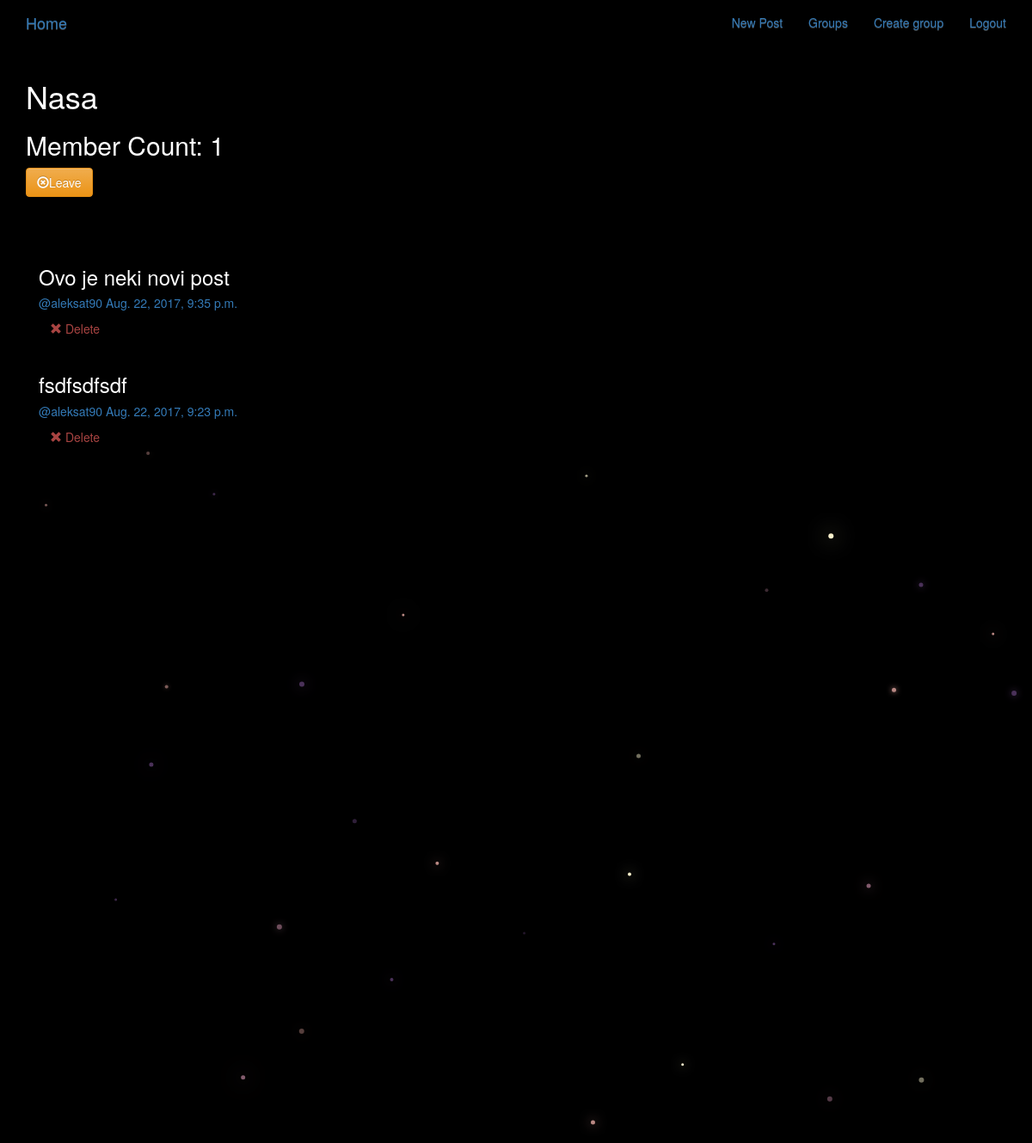
Page /groups/posts/in/nasa/ (signed in) on the committed database.
### groups/models.py (models this page shows, shortened)
class Group(models.Model):
    name = models.CharField(max_length=255, unique=True)
    slug = models.SlugField(allow_unicode=True, unique=True)
    description = models.TextField(blank=True, default = '')
    description_html = models.TextField(editable=False, default='',blank=True)
    members = models.ManyToManyField(User, through = 'GroupMember')
    class Meta:
        ordering = ['name']

### posts/models.py (models this page shows, shortened)
class Post(models.Model):
    user = models.ForeignKey(User, related_name='posts')
    created_at = models.DateTimeField(auto_now=True)
    message = models.TextField()
    message_html = models.TextField(editable=False)
    group = models.ForeignKey(Group, related_name='posts', null=True, blank=True)
    class Meta:
        ordering = ['-created_at']
        unique_together = ['user','message']

### groups/views.py (the view)
# urls.py: url(r'posts/in/(?P<slug>[-\w]+)/$', views.SingleGroup.as_view(),name='single'),
class SingleGroup(generic.DetailView):
    model = Group

### groups/templates/groups/group_detail.html (shortened to what this page needs)
{%extends "groups/group_base.html"%}
{%block content%}
  <h1>{{group.name}}</h1>
  <h2>Member Count: {{group.members.count}}</h2>
  <div class="content">
    {%if user in group.members.all %}
      <a href="{% url 'groups:leave' slug=group.slug %}" class="btn btn-warning">
        <span class="glyphicon glyphicon-remove-circle"></span>Leave</a>
    {%else%}
      <a href="{% url 'groups:join' slug=group.slug %}" class="btn btn-warning">
        <span class="glyphicon glyphicon-ok-circle"></span>Join</a>
    {%endif%}
  </div>
  <br><br><br>
  <div class="col-md-8">
    {% if group.post.count == 0 %}
      <h2>No posts in this group yet</h2>
    {%else%}
      {% for post in group.posts.all %}
        {% include "posts/_post.html" %}
      {% endfor %}
    {%endif%}
  </div>
{%endblock%}

### posts/templates/posts/_post.html
<!DOCTYPE html>
<div class="post media">
  <h3>{{post.message_html|safe}}</h3>
  <div class="media-body">
    <h5 class="media-heading">
      <span class="username">
        <a href="{% url 'posts:for_user' username=post.user.username %}">@{{post.user.username}}</a>
      </span>
      <time class="time">
        <a href="{% url 'posts:single' username=post.user.username pk=post.pk%}">{{post.created_at}}</a>
      </time>
    </h5>
    <div class="media-footer">
      {% if user.is_authenticated and post.user == user and not hide_delete %}
        <a href="{% url 'posts:delete' pk=post.pk %}" title="delete"class="btn btn-simple">
          <span class="glyphicon glyphicon-remove text-danger" aria-hidden='true'></span>
          <span class="text-danger icon-label">Delete</span>
        </a>
      {% endif %}
    </div>
  </div>
</div>

### static/social_net_site/css/master.css (style rules this page uses)
body { margin: 0; overflow: hidden; background-color: black; color:white; }

### rows in the picture
Group: name "Nasa", members.count "1"
Post: message_html "Ovo je neki novi post", user.username "aleksat90", created_at "Aug. 22, 2017, 9:35 p.m.", shows "Delete"
Post: message_html "fsdfsdfsdf", user.username "aleksat90", created_at "Aug. 22, 2017, 9:23 p.m.", shows "Delete"
